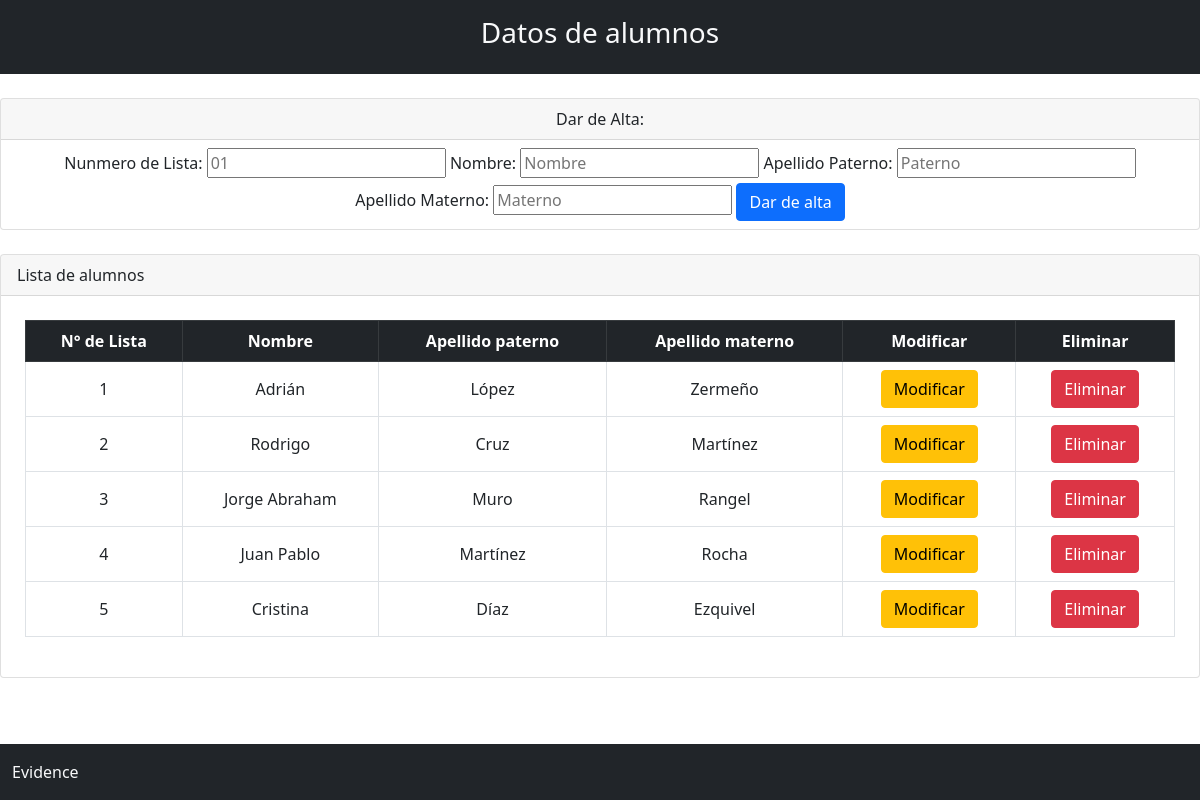
/alumnos.php, run on the app's committed database.
### tables this page shows
CREATE TABLE `alumno` (
  `No_lista` int(11) NOT NULL,
  `Nombre` varchar(50) DEFAULT NULL,
  `Apellido_pat` varchar(30) DEFAULT NULL,
  `Apellido_mat` varchar(30) DEFAULT NULL
);

### alumnos.php (the view)
<?php
include 'header.php';
include 'footer.php';
require("conexion.php");
$query = "SELECT No_lista, Nombre, Apellido_pat, Apellido_mat FROM alumno";
$resultado= mysqli_query($mysqli,$query) or die(mysqli_error($mysqli));
?>
<html>
    <body>
        <br>
        <div class="">
            <div align="center" class="card">
                <div class="card-header">Dar de Alta:</div>
                <form method="get" action="alumnos_altas.php" class="form p-2">
                    <label for="No_lista" class="form-label">Nunmero de Lista:</label>
                    <input type="text" name="No_lista" class="texto" placeholder="01">
                    <label for="Nombre" class="form-label">Nombre:</label>
                    <input type="text" name="Nombre" class="texto" placeholder="Nombre">
                    <label for="Apellido_pat" class="form-label">Apellido Paterno:</label>
                    <input type="text" name="Apellido_pat" class="texto" placeholder="Paterno">
                    <label for="Apellido_mat" class="form-label">Apellido Materno:</label>
                    <input type="text" name="Apellido_mat" class="texto" placeholder="Materno">
                    <input type="submit" value="Dar de alta" class="btn btn-primary">
                </form>
            </div>
        </div>
        <br>
        <div class="card">
            <div class="card-header">
                Lista de alumnos
            </div>
            <div class="p-4">
                <table class="table align-middle table-bordered">
                    <thead>
                    <tr class="table-dark">
                        <td align="center" class="titulotabla"><b>N° de Lista</b></td>
                        <td align="center" class="titulotabla"><b>Nombre</b></td>
                        <td align="center" class="titulotabla"><b>Apellido paterno</b></td>
                        <td align="center" class="titulotabla"><b>Apellido materno</b></td>
                        <td align="center" class="titulotabla"><b>Modificar</b></td>
                        <td align="center" class="titulotabla"><b>Eliminar</b></td>
                    </tr>
                    </thead>
                    <tbody align="center">
                    <?php while ($row=mysqli_fetch_array($resultado)){ ?>
                        <tr>
                            <td><?php echo $row['No_lista']?></td>
                            <td><?php echo $row['Nombre']?></td>
                            <td><?php echo $row['Apellido_pat']?></td>
                            <td><?php echo $row['Apellido_mat']?></td>
                            <td>
                                <a href="Modificar_alumno.php?No_lista=<?php echo $row['No_lista'] ?>">
                                    <input type="submit" value="Modificar" class="btn btn-warning">
                                </a>
                            </td>
                            <td>
                                <a href="Eliminar_alumno.php?No_lista=<?php echo $row['No_lista'] ?>">
                                    <input type="submit" value="Eliminar" class="btn btn-danger">
                                </a>
                            </td>
                        </tr>
                    <?php }?>
                    </tbody>
                </table>
            </div>
        </div>
    </body>
</html>

### header.php (shortened to what this page needs)
<!doctype html>
<html lang="es">
  <head>
    <link rel="stylesheet" href="https://cdn.jsdelivr.net/npm/bootstrap@5.0.2/dist/css/bootstrap.min.css">
    <link rel="stylesheet" href="https://cdn.jsdelivr.net/npm/bootstrap-icons@1.5.0/font/bootstrap-icons.css">
  </head>
  <body>
      <div class="container-fluid bg-warning">
          <div class="row">
              <div class="col-md bg-dark">
                  <header class="text-light py-3">
                      <h3 class="text-center">Datos de alumnos</h3>
                  </header>
              </div>
          </div>
      </div>

### footer.php (shortened to what this page needs)
<footer class="container-fluid bg-dark fixed-bottom">
        <div class="row">
            <div class="col-md text-light  py-3">
                Evidence
            </div>
        </div>
    </footer>
  </body>
</html>

### data on the page
alumno: No_lista "1", Nombre "Adrián", Apellido_pat "López", Apellido_mat "Zermeño"
alumno: No_lista "2", Nombre "Rodrigo", Apellido_pat "Cruz", Apellido_mat "Martínez"
alumno: No_lista "3", Nombre "Jorge Abraham", Apellido_pat "Muro", Apellido_mat "Rangel"
alumno: No_lista "4", Nombre "Juan Pablo", Apellido_pat "Martínez", Apellido_mat "Rocha"
alumno: No_lista "5", Nombre "Cristina", Apellido_pat "Díaz", Apellido_mat "Ezquivel"
